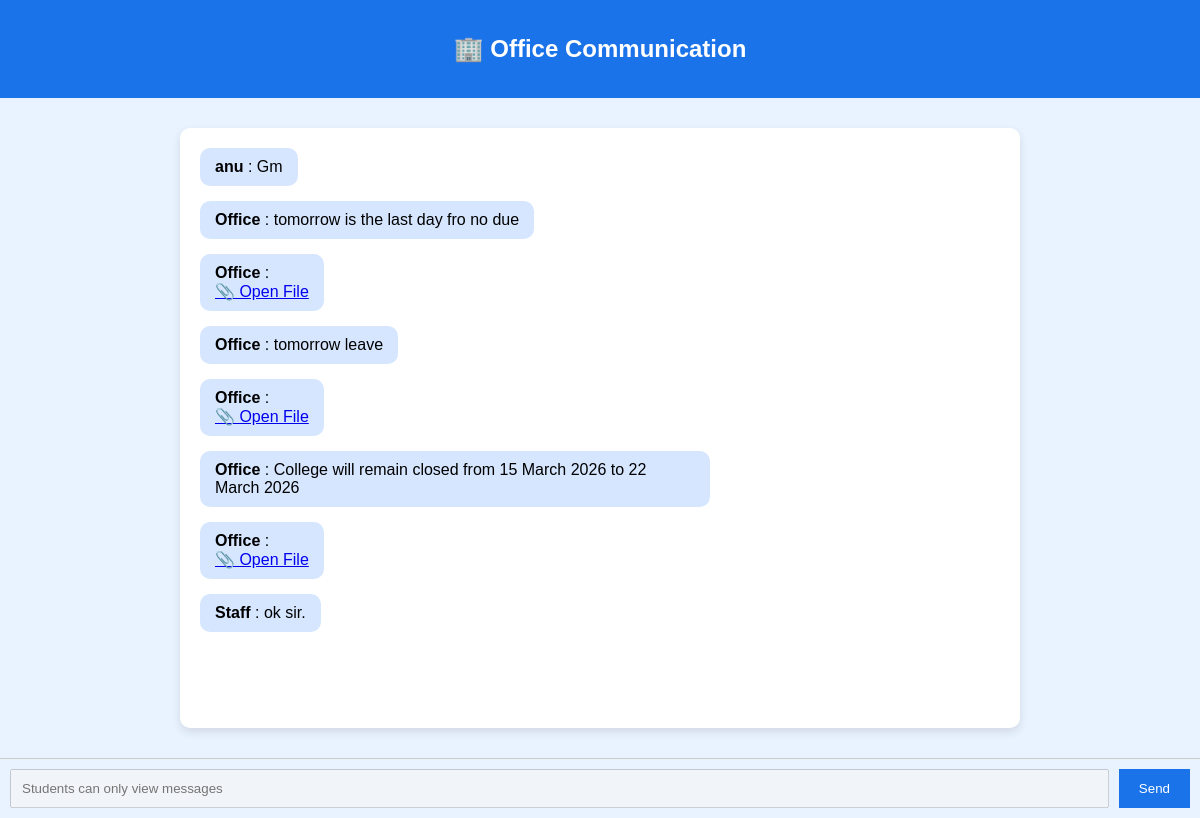
Screenshot of /office/ with the database file from the repository.
### myapps/models.py (models this page shows, shortened)
class GroupMessage(models.Model):
    group_name = models.CharField(max_length=100)
    sender = models.CharField(max_length=100)
    message = models.TextField()
    file = models.FileField(upload_to="chat_files/",blank=True,null=True)
    time = models.DateTimeField(auto_now_add=True)

### myapps/views.py (the view)
# urls.py: path("office/",views.office,name="office"),
def office(request):
    messages = GroupMessage.objects.all().order_by("time")
    return render(request, "office.html", {"messages": messages})

### myapps/templates/office.html (shortened to what this page needs)
<!DOCTYPE html>
<html>
<head>
<link rel="stylesheet" href="/static/css/office.css">
</head>
<body>
<div class="header">
<h2>🏢 Office Communication</h2>
</div>
<div class="chat-container">
<div class="chat-box" id="chatBox">
    {% for msg in messages %}
<div class="message">
<b>{{ msg.sender }}</b> : {{ msg.message }}
<br>
{% if msg.file %}
<a href="{{ msg.file.url }}" target="_blank">📎 Open File</a>
{% endif %}
</div>
{% endfor %}
</div>
</div>
<div class="input-area">
<input type="text" placeholder="Students can only view messages" disabled>
<button disabled>Send</button>
</div>
</body>
</html>

### myapps/static/css/office.css (style rules this page uses)
body { font-family: Arial, sans-serif; background:#e9f2ff; margin:0; }
.header { background:#1a73e8; color:white; padding:15px; text-align:center; }
.chat-container { width:70%; margin:30px auto; background:white; border-radius:10px; box-shadow:0 4px 10px rgba(0,0,0,0.1); display:flex; flex-direction:column; height:600px; }
.chat-box { flex:1; padding:20px; overflow-y:auto; }
.message { margin-bottom:15px; padding:10px 15px; background:#d6e6ff; border-radius:10px; width:fit-content; max-width:60%; }
.input-area { border-top:1px solid #ccc; padding:10px; display:flex; gap:10px; }
.input-area input { flex:1; padding:10px; }
.input-area button { background:#1a73e8; color:white; border:none; padding:10px 20px; cursor:pointer; }

### rows the page displays
GroupMessage: sender "anu", message "Gm"
GroupMessage: sender "Office", message "tomorrow is the last day fro no due"
GroupMessage: sender "Office"
GroupMessage: sender "Office", message "tomorrow leave"
GroupMessage: sender "Office"
GroupMessage: sender "Office", message "College will remain closed from 15 March 2026 to 22 March 2026"
GroupMessage: sender "Office"
GroupMessage: sender "Staff", message "ok sir."
